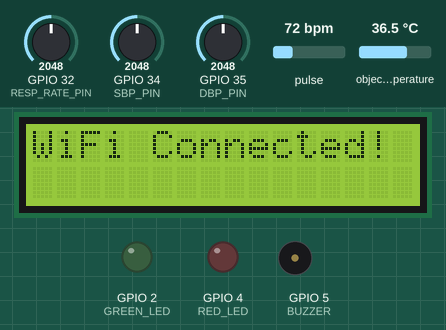
Recording of a program running on a simulated ESP32. On the bench: 16×2 character LCD, output pins drawn as LEDs (lit = HIGH), buzzer (waves = sounding, pin HIGH). The test bench sets the inputs (shaded band); at power-on: pulse 72 bpm, GPIO 34 (SBP_PIN) = 2048, GPIO 32 (RESP_RATE_PIN) = 2048, GPIO 35 (DBP_PIN) = 2048, object temperature 36.5 °C. WiFi joins after 1.5 s; servers stay silent unless stated; uploads are accepted with an empty reply; what the program prints to the serial monitor is not drawn.

Above: at 2.7 s.
At 4.8 s:
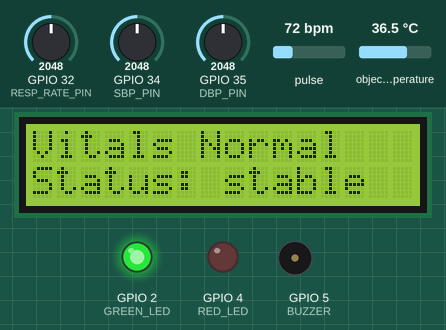
4.9 s: pulse set to 92 bpm
11.0 s: pulse set to 96 bpm
At 13.8 s:
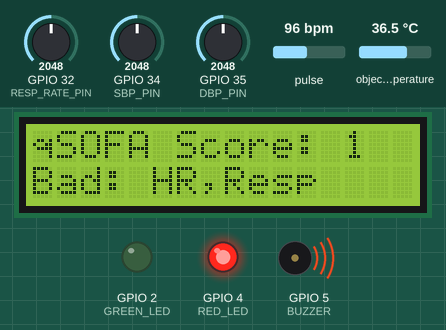
14.3 s: GPIO 34 (SBP_PIN) set to 932
17.0 s: GPIO 34 (SBP_PIN) set to 786
At 20.1 s:
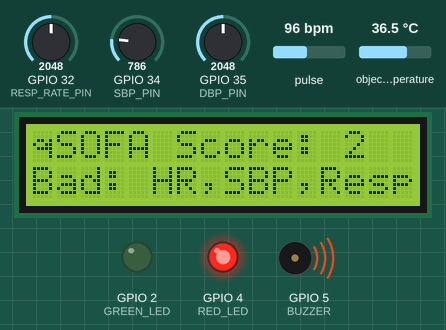
20.4 s: GPIO 32 (RESP_RATE_PIN) set to 1705
23.1 s: GPIO 32 (RESP_RATE_PIN) set to 1599
At 26.3 s:
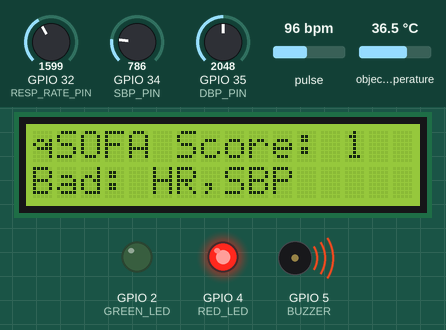
Timing chart, 0 to 27.4 s (numbered marks = the images above; inputs shaded):
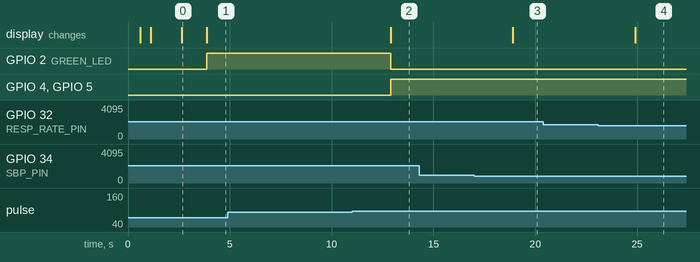

Measured:
- the behaviour switches between 94 and 95 bpm on pulse (found by bisection; images 1 and 2)
- the behaviour switches between 860 and 859 on GPIO 34 (SBP_PIN) (found by bisection; images 2 and 3)
- the behaviour switches between 1638 and 1637 on GPIO 32 (RESP_RATE_PIN) (found by bisection; images 3 and 4)
- after the input at 4.9 s, every drawn part: stays the same
- after the input at 11.0 s, GPIO 2 (GREEN_LED): HIGH → LOW after 1.9 s; GPIO 4 (RED_LED), GPIO 5 (BUZZER): LOW → HIGH after 1.9 s; the display: changes after 1.9 s (image 2)
- after the input at 14.3 s, every drawn part: stays the same
- after the input at 17.0 s, the display: changes after 1.9 s (image 3)
- after the input at 20.4 s, every drawn part: stays the same
- after the input at 23.1 s, the display: changes after 1.8 s (image 4)
- what the display in image 0 shows lasts 1.3 s, from 2.6 s to 3.9 s

The program:

main.cpp
```cpp
#include <Arduino.h>
#include <WiFi.h>
#include <WiFiClientSecure.h>
#include <HTTPClient.h>
#include <ArduinoJson.h>
#include <LiquidCrystal_I2C.h>
#include <Wire.h>
#include "MAX30105.h" // Works for MAX30102
#include "heartRate.h" // Included with SparkFun library
#include <Adafruit_MLX90614.h> // Added for IR Temperature

// --- WIFI SETTINGS ---
const char* ssid = "ssid";
const char* password = "password";
const char* serverName = "https://sepsis-api-server.onrender.com/predict";
const char* patient_email = "abc@gmail.com";

// --- TWILIO SMS SETTINGS ---
const char* twilio_sid = "id";
const char* twilio_token = "token";
const char* twilio_phone_number = "twilio_num";
const char* destination_phone_number = "number";
unsigned long last_sms_time = 0;

// Constants
#define WINDOW_SIZE 5
#define FEATURE_COUNT 8
#define DECISION_THRESHOLD 0.5887648463249207

// Pin Definitions
// DHT pins removed
#define SBP_PIN 34
#define DBP_PIN 35
#define RESP_RATE_PIN 32
#define GREEN_LED 2
#define RED_LED 4
#define BUZZER 5

// Pre-calculated Scaling Constants
float means[] = {86.51486771 , 97.52455547 , 36.89601335 ,122.51589324 , 63.50451336, 18.56893754 , 62.05139045 ,  0.57613999};
float stds[]  = {17.74786194 , 2.81514868 , 0.81231678, 23.06672409, 12.90534682 , 5.25856119, 16.04828767 , 0.47167752};

float input_buffer[WINDOW_SIZE * FEATURE_COUNT];

LiquidCrystal_I2C lcd(0x27, 16, 2);
MAX30105 particleSensor;
Adafruit_MLX90614 mlx = Adafruit_MLX90614(); // Initialize MLX sensor

// Variables for non-blocking loop and HR calculation
unsigned long last_update_time = 0;
const unsigned long UPDATE_INTERVAL = 3000; // 3 seconds
long lastBeat = 0;
float beatsPerMinute = 0;
int current_hr = 75;   // Default baseline
int current_spo2 = 98; // Default baseline

void sendSMS(String message);
String urlEncode(String str);

void setup() {
  Serial.begin(115200);
  Wire.begin();

  lcd.init();
  lcd.backlight();

  pinMode(GREEN_LED, OUTPUT);
  pinMode(RED_LED, OUTPUT);
  pinMode(BUZZER, OUTPUT);

  for (int i = 0; i < WINDOW_SIZE * FEATURE_COUNT; i++) {
    input_buffer[i] = 0.0;
  }

  // Init MLX90614
  lcd.print("Init MLX90614...");
  if (!mlx.begin()) {
    Serial.println("MLX90614 not found. Check wiring.");
  }
  delay(500);
  lcd.clear();

  // Init MAX30102
  lcd.print("Init MAX30102...");
  if (!particleSensor.begin(Wire, I2C_SPEED_FAST)) {
    Serial.println("MAX30102 was not found. Please check wiring/power.");
  } else {
    particleSensor.setup();
    particleSensor.setPulseAmplitudeRed(0x0A);
    particleSensor.setPulseAmplitudeGreen(0);
  }
  delay(500);
  lcd.clear();

  lcd.print("Connecting WiFi");
  WiFi.begin(ssid, password);
  while (WiFi.status() != WL_CONNECTED) {
    delay(500);
    Serial.print(".");
  }
  lcd.clear();
  lcd.print("WiFi Connected!");
  delay(1000);
}

void loop() {
  // ========================================================
  // 0. CONTINUOUS SENSOR POLLING (Runs as fast as possible)
  // ========================================================
  long irValue = particleSensor.getIR();

  if (checkForBeat(irValue) == true) {
    long delta = millis() - lastBeat;
    lastBeat = millis();

    beatsPerMinute = 60 / (delta / 1000.0);
    if (beatsPerMinute > 40 && beatsPerMinute < 180) {
      current_hr = (current_hr * 0.7) + (beatsPerMinute * 0.3);
    }
  }

  if (irValue < 50000) {
    current_hr = 0;
    current_spo2 = 0;
  } else {
    current_spo2 = 98;
  }

  // ========================================================
  // 1. TIMED SYSTEM PIPELINE (Runs every 3 seconds)
  // ========================================================
  if (millis() - last_update_time >= UPDATE_INTERVAL) {
    last_update_time = millis(); // Reset timer

    float raw_vitals[FEATURE_COUNT];

    raw_vitals[0] = current_hr;
    raw_vitals[1] = current_spo2;

    // Read Object Temperature from MLX90614
    float temp_read = mlx.readObjectTempC();
    if (isnan(temp_read)) {
      raw_vitals[2] = 37.0; // Default to normal if sensor fails
    } else {
      raw_vitals[2] = constrain(temp_read, 34.0, 42.0);
    }

    raw_vitals[3] = map(analogRead(SBP_PIN), 0, 4095, 80, 180);
    raw_vitals[4] = map(analogRead(DBP_PIN), 0, 4095, 40, 110);
    raw_vitals[5] = map(analogRead(RESP_RATE_PIN), 0, 4095, 10, 40);
    raw_vitals[6] = 65.0;
    raw_vitals[7] = 1.0;

    // 2. SHIFT & SCALE BUFFER
    for (int i = 0; i < (WINDOW_SIZE - 1) * FEATURE_COUNT; i++) {
      input_buffer[i] = input_buffer[i + FEATURE_COUNT];
    }
    for (int i = 0; i < FEATURE_COUNT; i++) {
      input_buffer[((WINDOW_SIZE - 1) * FEATURE_COUNT) + i] = (raw_vitals[i] - means[i]) / stds[i];
    }

    // 3. LOCAL VITALS EVALUATION
    int qsofa_score = 0;
    int abnormal_count = 0;
    String abnormal_list = "";

    if(raw_vitals[0] > 90 || raw_vitals[0] < 50) { abnormal_count++; abnormal_list += "HR "; }
    if(raw_vitals[1] < 95) { abnormal_count++; abnormal_list += "O2 "; }
    if(raw_vitals[2] > 38.0 || raw_vitals[2] < 36.0) { abnormal_count++; abnormal_list += "Temp "; }
    if(raw_vitals[3] <= 100 ) { qsofa_score++; abnormal_count++; abnormal_list += "SBP "; }
    if(raw_vitals[4] > 90 || raw_vitals[4] < 60) { abnormal_count++; abnormal_list += "DBP "; }
    if(raw_vitals[5] >= 22 ) { qsofa_score++; abnormal_count++; abnormal_list += "Resp "; }

    abnormal_list.trim();
    String comma_list = abnormal_list;
    comma_list.replace(" ", ",");

    Serial.printf("\n--- CURRENT VITALS ---\n");
    Serial.printf("HR: %.0f | O2: %.0f%% | Temp: %.1fC | BP: %.0f/%.0f | Resp: %.0f\n",
                  raw_vitals[0], raw_vitals[1], raw_vitals[2], raw_vitals[3], raw_vitals[4], raw_vitals[5]);

    if (abnormal_count > 0) {
      Serial.print("⚠️ ABNORMAL vitals: ");
      Serial.println(comma_list);
    } else {
      Serial.println("✅ All vitals normal.");
    }

    // 4. CLOUD INFERENCE
    float prediction = 0.0;
    bool ai_positive = false;
    bool cloud_success = false;

    if (WiFi.status() == WL_CONNECTED) {
      WiFiClientSecure client;
      client.setInsecure();

      HTTPClient http;
      http.begin(client, serverName);
      http.addHeader("Content-Type", "application/json");
      http.setTimeout(20000);

      DynamicJsonDocument doc(2048);

      JsonArray scaled_data = doc.createNestedArray("scaled_data");
      for (int i = 0; i < WINDOW_SIZE * FEATURE_COUNT; i++) {
        scaled_data.add(input_buffer[i]);
      }

      JsonObject raw_vitals_obj = doc.createNestedObject("raw_vitals");

      raw_vitals_obj["patient_email"] = patient_email;
      raw_vitals_obj["hr"] = raw_vitals[0];
      raw_vitals_obj["spo2"] = raw_vitals[1];
      raw_vitals_obj["temp"] = raw_vitals[2];
      raw_vitals_obj["sbp"] = raw_vitals[3];
      raw_vitals_obj["dbp"] = raw_vitals[4];
      raw_vitals_obj["rr"] = raw_vitals[5];

      String requestBody;
      serializeJson(doc, requestBody);

      int httpResponseCode = http.POST(requestBody);

      if (httpResponseCode == 200) {
        Serial.println("🌐 ✅ Connected to Cloud Server successfully!");

        String response = http.getString();
        StaticJsonDocument<256> responseDoc;
        deserializeJson(responseDoc, response);
        prediction = responseDoc["risk"];
        ai_positive = (prediction >= DECISION_THRESHOLD);
        cloud_success = true;
      } else {
        Serial.print("❌ Server crashed! Code: ");
        Serial.println(httpResponseCode);
        Serial.print("Server said: ");
        Serial.println(http.getString());
      }
      http.end();
    }

    // 5. DISPLAY & ALERTS
    lcd.clear();

    if (abnormal_count >= 2) {
      lcd.setCursor(0, 0); lcd.print("qSOFA Score: ");
      lcd.print(qsofa_score);
      lcd.setCursor(0, 1);

      if (ai_positive) {
        lcd.print("AI Risk: "); lcd.print(prediction * 100, 1); lcd.print("%");
      } else {
        String msg = "Bad: " + comma_list;
        if (msg.length() > 16) msg = msg.substring(0, 16);
        lcd.print(msg);
      }

      digitalWrite(GREEN_LED, LOW);
      digitalWrite(RED_LED, HIGH);
      digitalWrite(BUZZER, HIGH);

      if(qsofa_score == 2){
        if(millis() - last_sms_time > 60000) {
          String sms_msg = "Alert Abnormal  Vitals. qSOFA Score: " + String(qsofa_score)  + (ai_positive ? ". AI Risk: " + String(prediction * 100, 1) + "%" : "Bad: " + comma_list);
          sendSMS(sms_msg);
          last_sms_time = millis();
        }
      }
    } else {
      lcd.setCursor(0, 0);
      lcd.print("Vitals Normal");

      lcd.setCursor(0, 1);
      lcd.print("Status: stable");

      digitalWrite(GREEN_LED, HIGH);
      digitalWrite(RED_LED, LOW);
      digitalWrite(BUZZER, LOW);
    }
  }
}

// --- TWILIO SMS HELPER FUNCTION ---
void sendSMS(String message) {
  if(String(twilio_sid) == "YOUR_TWILIO_ACCOUNT_SID") {
    Serial.println("⚠️ SMS Skipped: Put your real Twilio credentials in the code!");
    return;
  }

  HTTPClient http;
  String url = "https://api.twilio.com/2010-04-01/Accounts/" + String(twilio_sid) + "/Messages.json";
  http.begin(url);
  http.setAuthorization(twilio_sid, twilio_token);
  http.addHeader("Content-Type", "application/x-www-form-urlencoded");

  String postData = "To=" + urlEncode(destination_phone_number) + "&From=" + urlEncode(twilio_phone_number) + "&Body=" + urlEncode(message);

  int httpResponseCode = http.POST(postData);
  if (httpResponseCode == 201) {
    Serial.println("📱 ✅ SMS Sent Successfully!");
  } else {
    Serial.print("❌ Error sending SMS: ");
    Serial.println(httpResponseCode);
  }
  http.end();
}

String urlEncode(String str) {
  String encodedString = "";
  char c, code0, code1;
  for (int i = 0; i < str.length(); i++) {
    c = str.charAt(i);
    if (isalnum(c)) { encodedString += c; }
    else if (c == ' ') { encodedString += '+'; }
    else {
      code1 = (c & 0xf) + '0';
      if ((c & 0xf) > 9) code1 = (c & 0xf) - 10 + 'A';
      c = (c >> 4) & 0xf;
      code0 = c + '0';
      if (c > 9) code0 = c - 10 + 'A';
      encodedString += '%'; encodedString += code0; encodedString += code1;
    }
  }
  return encodedString;
}
```
